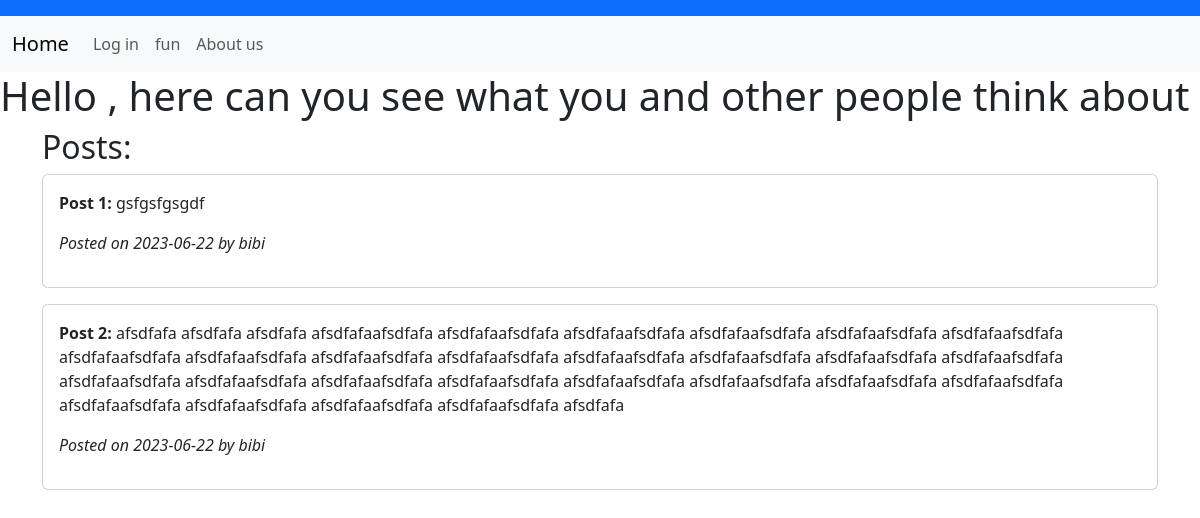
Before: / with the older database file.
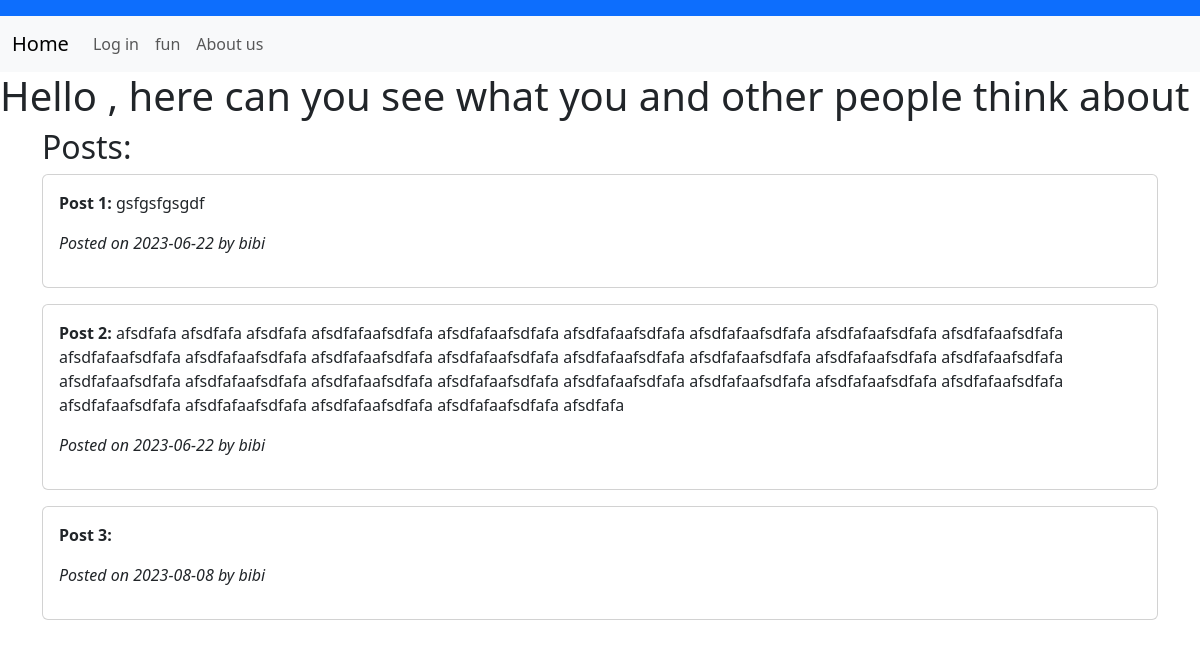
After: the same page with the newer database file.
### web.py (models this page shows)
class Thoughts(db.Model):
    id = db.Column(db.Integer, primary_key=True, autoincrement=True)
    date = db.Column(db.Date, default=date.today)
    post = db.Column(db.String(1000))
    user = db.Column(db.String(1000))

### web.py (the view)
@app.route("/")
def home():
    thoughts = Thoughts.query.all()
    return render_template('home.html', thoughts=thoughts)

### templates/home.html (shortened to what this page needs)
{% extends 'base.html' %}
{% block body %}
    {{ super() }}
    <h1>Hello {{ session['username'] }}, here can you see what you and other people think about</h1>
    <div class="container">
        <h2>Posts:</h2>
        {% for thought in thoughts %}
            <div class="card mb-3">
                <div class="card-body">
                    <p><strong>Post {{ loop.index }}:</strong> {{ thought.post }}</p>
                    <p><em>Posted on {{ thought.date.strftime('%Y-%m-%d') }} by {{ thought.user }}</em></p>
                </div>
            </div>
        {% endfor %}
    </div>
{% endblock %}

### templates/base.html (shortened to what this page needs)
<!DOCTYPE html>
<html lang="en">
<head>
    <link href="https://cdn.jsdelivr.net/npm/bootstrap@5.3.0/dist/css/bootstrap.min.css" rel="stylesheet">
</head>
<body>
    {% block body %}
    <nav class="navbar bg-primary" data-bs-theme="dark"></nav>
    <nav class="navbar navbar-expand-lg bg-body-tertiary">
        <div class="container-fluid">
          <a class="navbar-brand" href="/">Home</a>
          <div class="collapse navbar-collapse" id="navbarNavAltMarkup">
            <div class="navbar-nav">
              {% if 'username' not in session %}
              <a class="nav-link" href="{{url_for('login')}}">Log in</a>
              {% endif %}
              <a class="nav-link" href="{{url_for('fun')}}">fun</a>
              <a class="nav-link" href="{{url_for('about')}}">About us </a>
            </div>
          </div>
        </div>
      </nav>
      {% endblock %}
</body>
</html>

Changed rows visible on the page:
added Thoughts: date "2023-08-08", user "bibi"
